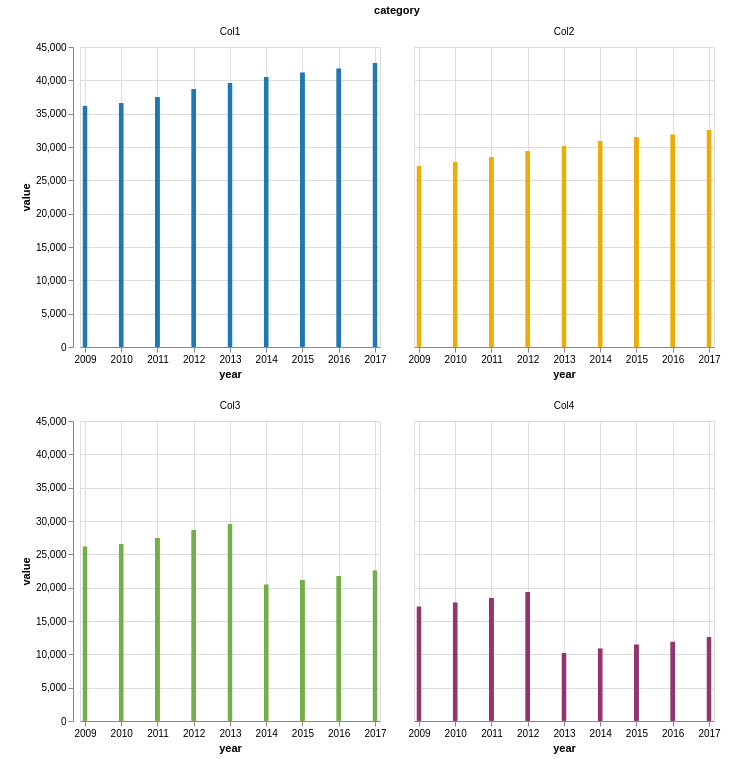

Express this chart as Vega-Lite.
### Vega-Lite specification from a JSON file in a GitHub repository (floating-point values rounded to 4 significant figures)
{"$schema": "https://vega.github.io/schema/vega-lite/v4.json", "data": {"values": [{"year": "2009", "category": "Col1", "value": 36200}, {"year": "2009", "category": "Col2", "value": 27200}, {"year": "2009", "category": "Col3", "value": 26200}, {"year": "2009", "category": "Col4", "value": 17200}, {"year": "2010", "category": "Col1", "value": 36600}, {"year": "2010", "category": "Col2", "value": 27800}, {"year": "2010", "category": "Col3", "value": 26600}, {"year": "2010", "category": "Col4", "value": 17800}, {"year": "2011", "category": "Col1", "value": 37500}, {"year": "2011", "category": "Col2", "value": 28500}, {"year": "2011", "category": "Col3", "value": 27500}, {"year": "2011", "category": "Col4", "value": 18500}, {"year": "2012", "category": "Col1", "value": 38700}, {"year": "2012", "category": "Col2", "value": 29400}, {"year": "2012", "category": "Col3", "value": 28700}, {"year": "2012", "category": "Col4", "value": 19400}, {"year": "2013", "category": "Col1", "value": 39600}, {"year": "2013", "category": "Col2", "value": 30200}, {"year": "2013", "category": "Col3", "value": 29600}, {"year": "2013", "category": "Col4", "value": 10200}, {"year": "2014", "category": "Col1", "value": 40500}, {"year": "2014", "category": "Col2", "value": 30900}, {"year": "2014", "category": "Col3", "value": 20500}, {"year": "2014", "category": "Col4", "value": 10900}, {"year": "2015", "category": "Col1", "value": 41200}, {"year": "2015", "category": "Col2", "value": 31500}, {"year": "2015", "category": "Col3", "value": 21200}, {"year": "2015", "category": "Col4", "value": 11500}, {"year": "2016", "category": "Col1", "value": 41803}, {"year": "2016", "category": "Col2", "value": 31931}, {"year": "2016", "category": "Col3", "value": 21803}, {"year": "2016", "category": "Col4", "value": 11931}, {"year": "2017", "category": "Col1", "value": 42600}, {"year": "2017", "category": "Col2", "value": 32600}, {"year": "2017", "category": "Col3", "value": 22600}, {"year": "2017", "category": "Col4", "value": 12600}]}, "padding": {"left": 20, "top": 5, "right": 30, "bottom": 5}, "width": "container", "height": "container", "background": "#ffffff", "mark": {"type": "bar", "cornerRadius": 1, "tooltip": true, "binSpacing": 1}, "resolve": {"scale": {"color": "independent"}, "axis": {"x": "independent", "y": "shared"}}, "encoding": {"facet": {"field": "category", "type": "nominal", "columns": 2, "spacing": 20}, "x": {"field": "year", "type": "temporal", "axis": {"title": "year", "orient": "bottom", "format": "%Y"}}, "y": {"type": "quantitative", "field": "value", "axis": {"title": "value", "orient": "left"}}, "opacity": {"value": 1}, "color": {"field": "category", "type": "nominal", "scale": {"domain": ["Col1", "Col2", "Col3", "Col4"], "range": ["#1f77b4", "#EDAD08", "#73AF48", "#94346E"]}, "legend": null}}}
